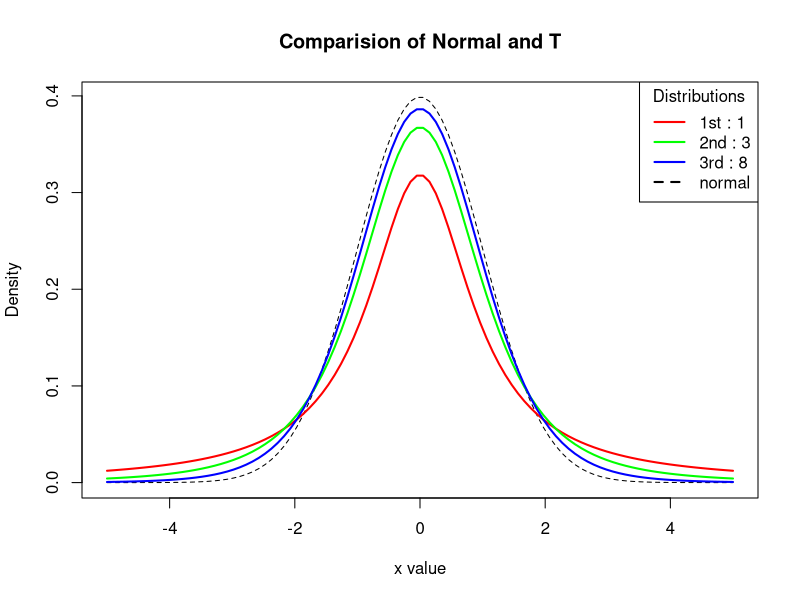
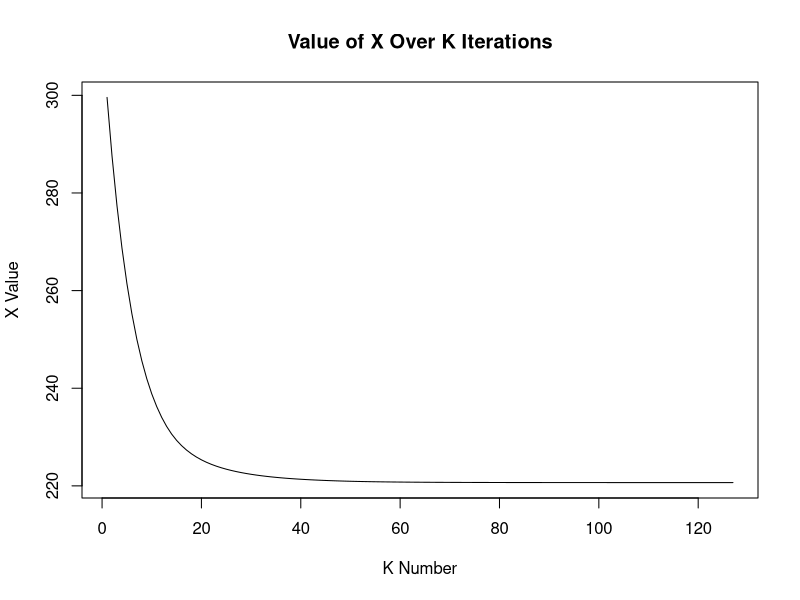
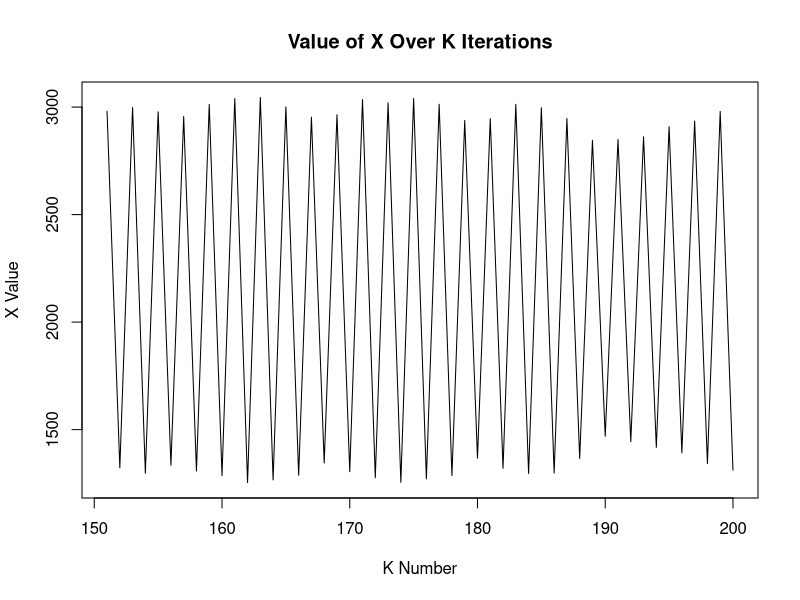

R code for these plots, in order:
## ---- chunk 1
knitr::opts_chunk$set(echo = TRUE)
## ---- chunk 2
library(numDeriv)
n <- 100
p <- 10
s <- 3
set.seed(0)
x <- matrix(rnorm(n*p), n, p)
b <- c(-0.7, 0.7, 1, rep(0, p-s))
y <- x %*% b + rt(n, df=2)
## ---- chunk 3
cors <- apply (x, 2 , cor, y) 
cors
## ---- chunk 4
a<- seq(-5,5, length = 100)
ha <-dnorm(a)
degf <- c(1,3,8)
colors <- c("red", "green", "blue", "black")
labels <- c("1st : 1", "2nd : 3", "3rd : 8", "normal")
plot(a,ha, type ="l", lty=2, xlab="x value", ylab="Density", main ="Comparision of Normal and T")
for(i in 1:length(degf)){
  lines(a, dt(a, degf[i]), lwd = 2, col = colors[i])
}
legend("topright", title = "Distributions", labels, lwd=2, lty = c(1,1,1,2), col = colors )
## ---- chunk 5
psi <- function(r, c = 1) {
return(ifelse(r^2 > c^2, 2*c*abs(r) - c^2, r^2))
}

## ---- chunk 6
huber.loss<- function(beta){
  model <- y - x %*% beta
  return(sum(psi(model)))
}
## ---- chunk 7

grad.descent <- function(f, x0, max.iter = 200, step.size = 0.001, stopping.deriv = 0.1, ...) {
  
  
  n    <- length(x0)
  xmat <- matrix(0, nrow = n, ncol = max.iter)
  xmat[,1] <- x0
  
  for (k in 2:max.iter) {
    # Calculate the gradient
    grad.cur <- grad(f, xmat[ ,k-1], ...) 
    
    # Should we stop?
    if (all(abs(grad.cur) < stopping.deriv)) {
      k <- k-1; break
    }
    
    # Move in the opposite direction of the grad
    xmat[ ,k] <- xmat[ ,k-1] - step.size * grad.cur
  }
  
  xmat <- xmat[ ,1:k] # Trim
  return(list(x = xmat[,k],
              xmat = xmat, 
              k = k, 
              minimum=f(xmat[,k],...)
  )
  )
}
beta <- as.vector(rep(0,p))
gd<- grad.descent(huber.loss, beta)
gd$k
gd$x
## ---- chunk 8
gdx<- gd$x
obj <- apply(gd$xmat[, 1:gd$k], 2, huber.loss)
plot(1:gd$k, obj[1:gd$k], xlab = "K Number", ylab ="X Value", type = "l", main = "Value of X Over K Iterations")
## ---- chunk 9
gd2<- grad.descent(huber.loss, beta, max.iter = 200, step.size = 0.1)
gd2$k
gd2$x
## ---- chunk 10
obj <- apply(gd2$xmat[, 1:gd2$k], 2, huber.loss)
plot((gd2$k-49):gd2$k, obj[(gd2$k- 49):gd2$k], xlab = "K Number", ylab ="X Value", type = "l", main = "Value of X Over K Iterations")
## ---- chunk 11
sparse.grad.descent <- function(f, x0, max.iter = 200, step.size = 0.001, stopping.deriv = 0.01, ...) {
  
  n    <- length(x0)
  xmat <- matrix(0, nrow = n, ncol = max.iter)
  xmat[,1] <- x0
  
  for (k in 2:max.iter) {
    grad.cur <- grad(f, xmat[ ,k-1], ...) 
    
    if (all(abs(grad.cur) < 0.05)) {
      k <- k-1; break
    }
    
    sparse <- xmat[ ,k-1] - step.size * grad.cur
    sparse[abs(sparse)< 0.05] <- 0
    xmat[,k] <- sparse

  }
  
  xmat <- xmat[ ,1:k]
  return(list(x = xmat[,k], xmat = xmat, k = k))
}
gd$x
b
beta = rep(0,p)
gd2.sparse<- sparse.grad.descent(huber.loss, beta)
gd2.sparse$x
## ---- chunk 12
coef(lm(y~x))
gd$x
gd2.sparse$x
## ---- chunk 13
set.seed(10)
beta = rep(0,p)
gd3<-grad.descent(huber.loss, beta)
gd3.sparse<-sparse.grad.descent(huber.loss, beta)
gd3$x
gd3$k
gd3.sparse$x
gd3.sparse$k
## ---- chunk 14
for(i in 1:10){
  allgd<- c()
  allgdsparse <- c()
  set.seed(sample(1:100, 1))
  beta = rep(0,p)
  allgd[i]<- grad.descent(huber.loss, beta);
  allgdsparse[i] <- sparse.grad.descent(huber.loss, beta);
  print(allgd[i]$x)
  print(allgd[i]$k)
  print(allgdsparse[i])
  print(allgdsparse[i])
}
